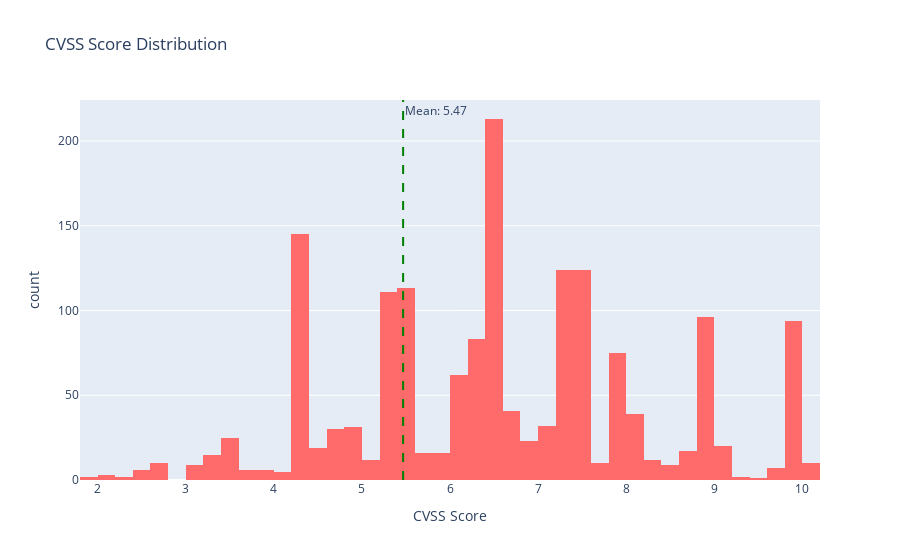

Here is the notebook cell this chart was saved with:
### Markdown cell above
### CVSS Score Distribution

### Code cell
# CVSS score histogram
fig = px.histogram(
    df[df['cvss_score'] > 0],
    x='cvss_score',
    nbins=50,
    title='CVSS Score Distribution',
    labels={'cvss_score': 'CVSS Score', 'count': 'Frequency'},
    color_discrete_sequence=['#FF6B6B']
)
fig.add_vline(x=df['cvss_score'].mean(), line_dash="dash", line_color="green",
              annotation_text=f"Mean: {df['cvss_score'].mean():.2f}")
fig.show()

print(f"📊 CVSS Statistics:")
print(f"  Mean: {df['cvss_score'].mean():.2f}")
print(f"  Median: {df['cvss_score'].median():.2f}")
print(f"  Std Dev: {df['cvss_score'].std():.2f}")
print(f"  Max: {df['cvss_score'].max():.2f}")
print(f"  Min: {df[df['cvss_score'] > 0]['cvss_score'].min():.2f}")

### Figure 1 — Plotly figure (JSON) as saved in the notebook; plotly's stock layout.template omitted (floating-point values rounded to 4 significant figures; data arrays with more than 128 entries replaced by an {"elided": "..."} marker saying what was removed)
{"data": [{"bingroup": "x", "hovertemplate": "CVSS Score=%{x}<br>count=%{y}<extra></extra>", "legendgroup": "", "marker": {"color": "#FF6B6B", "pattern": {"shape": ""}}, "name": "", "nbinsx": 50, "orientation": "v", "showlegend": false, "type": "histogram", "x": {"elided": "1676 float values"}, "xaxis": "x", "yaxis": "y"}], "layout": {"annotations": [{"showarrow": false, "text": "Mean: 5.47", "x": 5.468, "xanchor": "left", "xref": "x", "y": 1, "yanchor": "top", "yref": "y domain"}], "barmode": "relative", "legend": {"tracegroupgap": 0}, "shapes": [{"line": {"color": "green", "dash": "dash"}, "type": "line", "x0": 5.468, "x1": 5.468, "xref": "x", "y0": 0, "y1": 1, "yref": "y domain"}], "title": {"text": "CVSS Score Distribution"}, "xaxis": {"anchor": "y", "domain": [0, 1], "title": {"text": "CVSS Score"}}, "yaxis": {"anchor": "x", "domain": [0, 1], "title": {"text": "count"}}}}
